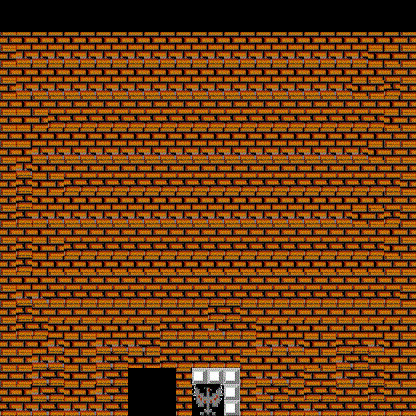

This game map was drawn from its Tiled (.tmx) file and the tilesets committed beside it. A one-line description and the trimmed map source follow:
An orthogonal 26x26 tile map with 16x16 px tiles, 1 tile layer (layer_0), 1 hidden layer not drawn, 3 tilesets.

<map version="1.0" tiledversion="1.0.2685" orientation="orthogonal" renderorder="right-down" width="26" height="26" tilewidth="16" tileheight="16" infinite="0" nextobjectid="1">
 <tileset firstgid="1" name="landform" tilewidth="16" tileheight="16" tilecount="36" columns="6">
  <image source="landform/landform.png" trans="000000" width="96" height="96" />
 </tileset>
 <tileset firstgid="37" name="grass" tilewidth="16" tileheight="16" tilecount="4" columns="2">
  <image source="landform/grass.png" trans="000000" width="32" height="32" />
 </tileset>
 <tileset firstgid="41" name="blank" tilewidth="16" tileheight="16" tilecount="4" columns="2">
  <image source="landform/blank.png" trans="000000" width="32" height="32" />
 </tileset>
 <layer name="layer_0" width="26" height="26">
  <data>[676 cells, 653 non-empty, 15 distinct tile ids]</data>
 </layer>
 <objectgroup name="tank" />
 <objectgroup name="bullet" />
 <layer name="layer_1" width="26" height="26" visible="0">
  <data>[676 cells, 40 non-empty, 4 distinct tile ids]</data>
 </layer>
</map>
